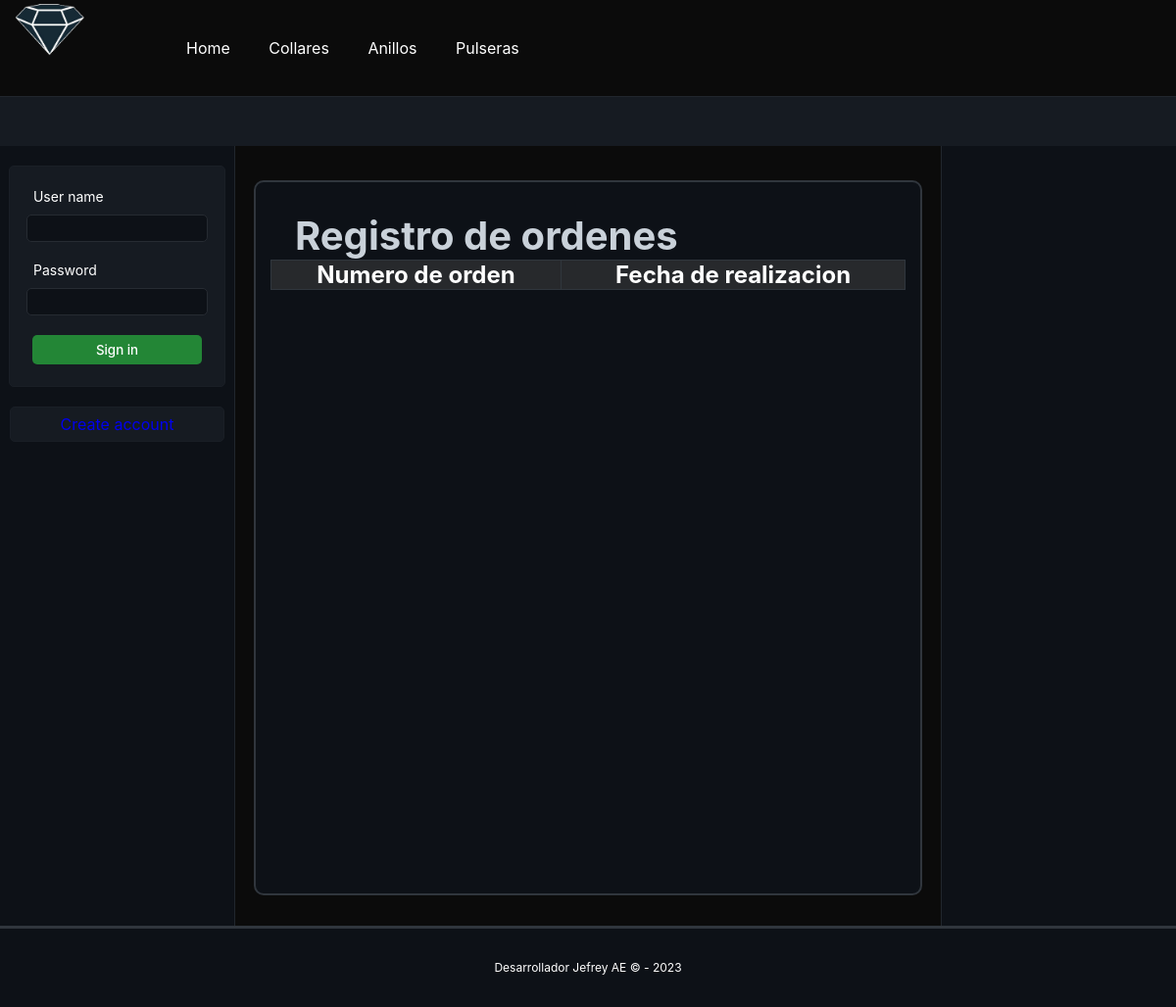
Page /order/1 on the committed database.
### home/models.py (models this page shows, shortened)
class Topic(models.Model):
    name = models.CharField(max_length=50)
    class Meta:
        verbose_name = "Topic"
        verbose_name_plural = "Topics"

### orders/views.py (the view)
# urls.py: path('order/<str:id>', OrderViews.index, name='orders'),
def index(request, id=""):
    if request.user:
        user = request.user
        pass
    if id != "":
        try:
            orders = Order.objects.filter(user_id=user.id)
        except Order.DoesNotExist:
            orders = []
    else:
        orders = Order.objects.all()
    categories = Category.objects.all()
    topics = Topic.objects.all()
    return render(request, 'orderIndex.html', {"categories": categories, 'topics': topics, 'orders': orders, "sidebar": "",})

### orders/templates/orderIndex.html (shortened to what this page needs)
{% extends 'layout.html' %}
{% load static %}
{% load filters %}
{% block content %}
<section id="central">
    {% include 'leftSidebar.html' %}
    <div id="content">
        <h1 class="page_title welcome">Registro de ordenes<h1>
            <table class="table_code">
                <tbody>
                    <tr>
                        <th>Numero de orden</th>
                        <th>Fecha de realizacion</th>
                    </tr>
            </tbody>
        </table>
    </div>
    {% include 'rightSidebar.html' %}
</section>
{% endblock %}

### layouts/templates/layout.html (shortened to what this page needs)
<!DOCTYPE html>
<html lang='es'>
    <head>
        {% load static %}
        <link rel='stylesheet' type='text/css' href={% static 'css/styles.css' %} />
    </head>
    <body class="layout">
        <header>
            <div id='logo'>
                <img src={% static 'images/diamond.png' %} />
            </div>
            <nav id='navbar'>
                <ul>
                    <li>
                        <a href="{% url 'home' %}">Home</a>
                    </li>
                    {% for topic in topics %}
                        <li>
                            <a href="{% url 'topic' topic.name %}">{{topic.name}}</a>
                        </li>
                    {% endfor %}
                </ul>
            </nav>
        </header>
        <section id="info_bar">
        </section>
            {% block content %}{% endblock  %}
        <footer>
            Desarrollador Jefrey AE &copy - {% now "Y" %}
        </footer>
    </body>
</html>

### layouts/static/css/styles.css (style rules this page uses)
* { margin: 0px; padding: 0px; font-family: -apple-system, BlinkMacSystemFont, "Segoe UI", "Noto Sans", Helvetica, Arial, sans-serif, "Apple Color Emoji", "Segoe UI Emoji"; text-decoration: none; }
body { background-color: #0b0b0b; color: white; }
header { margin: 0px; display: grid; grid-template-columns: 15% 80% 10%; border-bottom: 1px solid #21262d; }
#logo img { width: 40%; margin-left: 15px; }
.layout { display: grid; grid-template-rows: 10% 5% 80% 5%; }
#navbar { display: flex; align-items: center; }
#navbar li { list-style: none; display: inline; margin-right: 15px; padding: 25px 10px 25px 10px; }
#navbar ul li a { text-decoration: none; color: white; font-size: 16px; }
#info_bar { height: 50px; background-color: #161b22; }
#central { display: grid; grid-template-columns: 20% 60% 20%; }
.page_title { color: #1b6ce9; margin-top: 15px; margin-left: 25px; }
.welcome { font-size: 40px; color: #c9d1d9; }
#content { width: 90%; border: 2px solid #30363d; border-radius: 10px; margin: 0px auto; margin-top: 35px; margin-bottom: 35px; padding: 15px; background-color: #0d1117; }
.table_code { border-collapse: collapse; text-align: center; width: 100%; font-family: ui-monospace, SFMono-Regular, SF Mono, Menlo, Consolas, Liberation Mono, monospace; }
.table_code th { border: 1px solid #30363d; background-color: #27292c; }
footer { min-height: 80px; background-color: #0d1117; border-top: solid; border-color: #30363d; line-height: 80px; text-align: center; font-size: 12px; width: 100%; }

### rows in the picture
Topic: name "Collares"
Topic: name "Anillos"
Topic: name "Pulseras"
